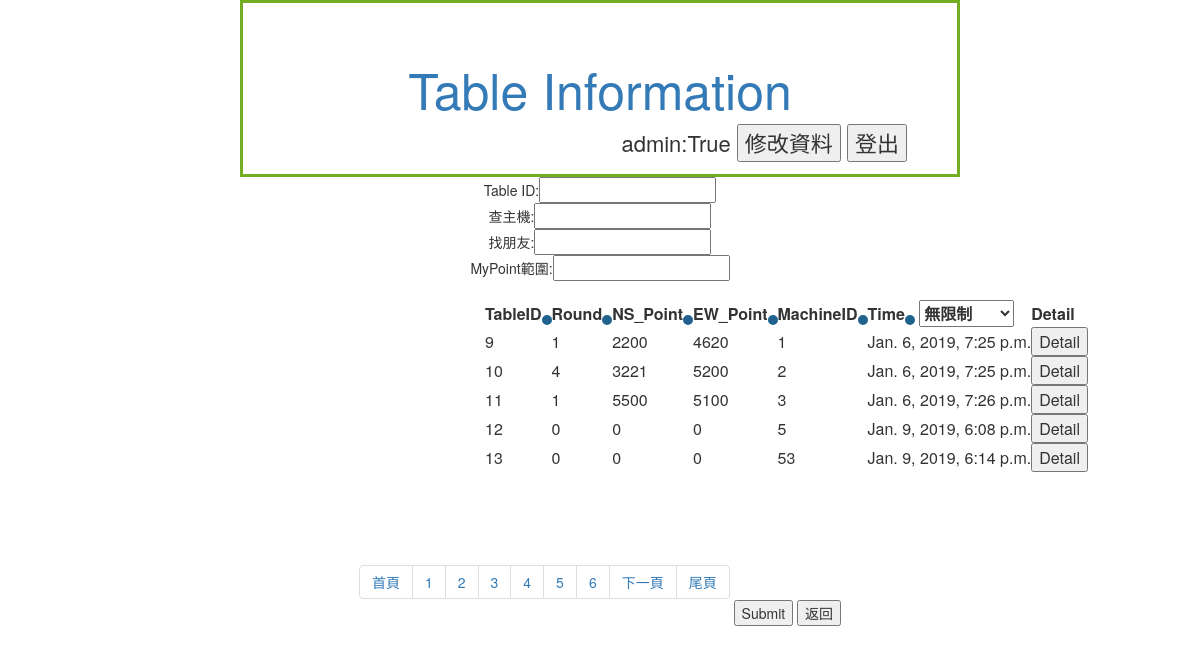
/Table/ (signed in), run on the app's committed database.
### Member/models.py (models this page shows, shortened)
class table(models.Model):
    time = models.DateTimeField(verbose_name="time",auto_now=True)
    NS_TotalPoint = models.DecimalField(max_digits = 5,decimal_places=0)
    EW_TotalPoint = models.DecimalField(max_digits = 5,decimal_places=0)
    RoundNum = models.DecimalField(max_digits = 10,decimal_places=0)     #總共進行幾個ROUND Eg. 1/4/16
    MachineID = models.DecimalField(max_digits = 10,decimal_places=0)
    '''
    dds_result format: string{10 11 12 13 20 ... 53}
    # Use space to seperate each 2 digits numner
        N   E   S   W
    NT 10  11  12  13
    S  20  21  22  23
    H  30  31  32  33
    D  40  41  42  43
    C  50  51  52  53
    '''

### Member/views.py (the view, shortened to what this page needs)
# urls.py: path('Table/',views.tableinformation,name = 'table'),
@login_required(login_url='/Member/login/')
def tableinformation(request,tid='x'):
	permission = False
	seats = seat.objects.filter(PlayerID=request.user.id)
	mytable = []
	for s in seats:
		mytable.append(s.TableID.pk)
	mytable = set(mytable)		#去除重複
	tables = table.objects.filter(pk__in=mytable)		#一般使用者
	if request.user.is_staff==True:
		permission = True			#管理者
		tables = table.objects.all()
	name = Name(request)
	if	tid=="x":		# 牌桌資訊一覽
		paginator = Paginator(tables, 5)
		page = request.GET.get('page','1')
		tables = paginator.page(page)
		return render(request,"Member/table.html",locals())

### Member/views.py (called while the page is built)
def Name(request):
	name = request.user.first_name
	if name == "":
		name = request.user.username
	return name

### Member/templates/Member/table.html (shortened to what this page needs)
{% extends 'Member/base.html' %}
{%block title%}
    Table Information
{%endblock%}
{%block user%}
        {{name}}:{{permission}}
        <input type="button" value="修改資料" onclick="location='/Member/modify/'">
        <input type="button" value="登出" onclick="location='/Member/logout/'">
{%endblock%}
{%block content%}
<form method="post" action="/Member/Table/">
<div class="find">
    Table ID:<input type="text" name="T_id"><br>
    查主機:<input type="text" name="BMBC"><br>
    找朋友:<input type="text" name="Friend"><br>
    MyPoint範圍:<input type="text" name="MyPoint"><br>
</div>
    <table class="filter">
        <th>TableID<input type="submit" name = 'order'value="TableID"></th>
        <th>Round<input type="submit" name = 'order'value="RoundNum"></th>
        <th>NS_Point<input type="submit" name = 'order'value="NS_TotalPoint"></th>
        <th>EW_Point<input type="submit" name = 'order'value="EW_TotalPoint"></th>
        <th>MachineID<input type="submit" name = 'order'value="MachineID"></th>
        <th>Time<input type="submit" name = 'order'value="-time">
            <select name="TimeRange">
                <option value="99999">無限制</option>
            </select>
        </th>
        <th>Detail</th>
        {%for table in tables%}
        <tr>
        <td>{{table.pk}}</td>
        <td>{{table.RoundNum}}</td>
        <td>{{table.NS_TotalPoint}}</td>
        <td>{{table.EW_TotalPoint}}</td>
        <td>{{table.MachineID}}</td>
        <td>{{table.time}}</td>
        <td><input type="button" onclick="location.href='{{table.pk}}'"value="Detail"></td>
        </tr>
        {%endfor%}
    </table>
{%endblock%}
{%block bottom%}
            <ul class="pagination">
            <li><a href="/Member/Table/?page=1">首頁</a></li>
                 {% for num in tables.paginator.page_range %}
                    <li><a href="/Member/Table/?page={{ num }}">{{ num }}</a></li>
                 {% endfor %}
                {% if tables.has_next %}
                     <li><a href="/Member/Table/?page={{ tables.next_page_number }}">下一頁</a></li>
                {% endif %}
                <li><a href="/Member/Table/?page={{ tables.paginator.num_pages }}">尾頁</a></li>
             </ul>
<input type="submit" class="a">
{%endblock%}

### Member/templates/Member/table.html (style rules this page uses)
input[type=submit]:not(.a) { -webkit-border-radius: 60; -moz-border-radius: 60; border-radius: 60px; font-size: 0px; padding: 0px; border: solid #1f628d 5px; text-decoration: none; }
.filter { position:absolute; top:300px; left:485px; }

### data on the page
table: pk "9", RoundNum "1", NS_TotalPoint "2200", EW_TotalPoint "4620", MachineID "1", time "Jan. 6, 2019, 7:25 p.m."
table: pk "10", RoundNum "4", NS_TotalPoint "3221", EW_TotalPoint "5200", MachineID "2", time "Jan. 6, 2019, 7:25 p.m."
table: pk "11", RoundNum "1", NS_TotalPoint "5500", EW_TotalPoint "5100", MachineID "3", time "Jan. 6, 2019, 7:26 p.m."
table: pk "12", RoundNum "0", NS_TotalPoint "0", EW_TotalPoint "0", MachineID "5", time "Jan. 9, 2019, 6:08 p.m."
table: pk "13", RoundNum "0", NS_TotalPoint "0", EW_TotalPoint "0", MachineID "53", time "Jan. 9, 2019, 6:14 p.m."

### other printed values
{{ name }} "admin"
{{ permission }} "True"
{{ num }} "1" "2" "3" "4" "5" "6"
